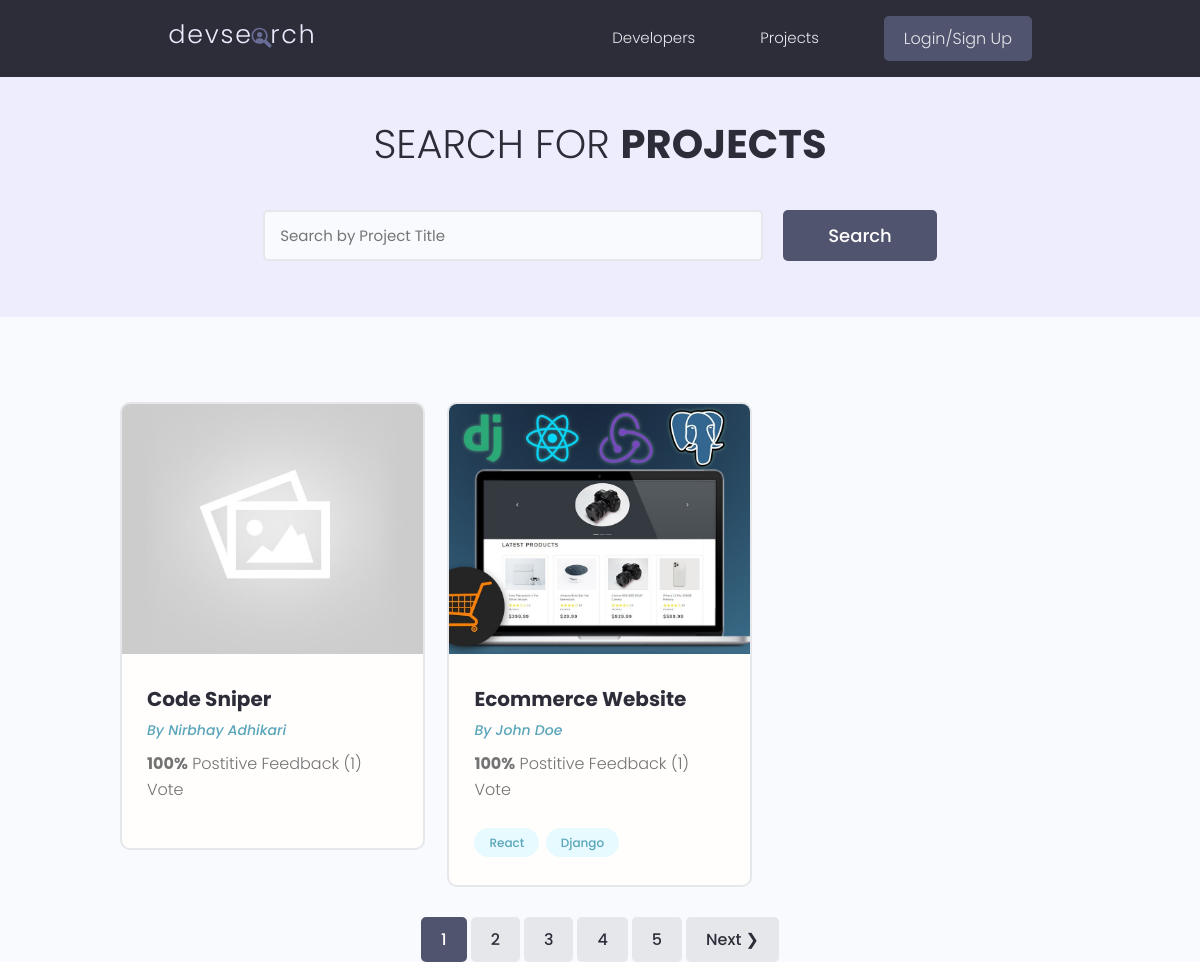
/projects/, run on the app's committed database.
### projects/models.py (models this page shows, shortened)
class Project(models.Model):
    owner= models.ForeignKey(Profile, null=True, blank=True, on_delete=models.SET_NULL )
    title= models.CharField(max_length=200)
    description= models.TextField(null=True, blank=True)
    featured_image= models.ImageField(null=True, blank=True, default='default.jpg')
    demo_link= models.CharField(max_length=2000, null=True, blank=True)
    source_link= models.CharField(max_length=2000, null=True, blank=True)
    tags=models.ManyToManyField('Tag', blank=True)
    vote_total= models.IntegerField(default=0, null=True, blank=True)
    vote_ratio=models.IntegerField(default=0, null=True, blank=True)
    created= models.DateTimeField(auto_now_add=True)
    id= models.UUIDField(default=uuid.uuid4, unique=True, primary_key=True, editable=False)
    class Meta:
        ordering = ['-vote_ratio', 'vote_total', 'title']

class Tag(models.Model):
    name= models.CharField(max_length=200)
    created= models.DateTimeField(auto_now_add=True)
    id= models.UUIDField(default=uuid.uuid4, unique=True,
                        primary_key=True, editable=False)
    def __str__(self):
        return self.name

### users/models.py (models this page shows, shortened)
class Profile(models.Model):
    user= models.OneToOneField(User, on_delete=models.CASCADE, null=True, blank=True)
    name= models.CharField(max_length=200, blank=True, null=True)
    email= models.EmailField(max_length=500, blank=True, null=True)
    username= models.CharField(max_length=200, blank=True, null=True)
    location= models.CharField(max_length=200, blank=True, null=True)
    short_intro=models.CharField(max_length=200, blank=True, null=True)
    bio=models.TextField(blank=True, null=True)
    profile_image=models.ImageField(null=True, blank=True, upload_to= 'profiles/', default='profiles/user-default.png')
    social_github= models.CharField(max_length=200, blank=True, null=True)
    social_twitter= models.CharField(max_length=200, blank=True, null=True)
    social_linkedin= models.CharField(max_length=200, blank=True, null=True)
    social_youtube= models.CharField(max_length=200, blank=True, null=True)
    social_website= models.CharField(max_length=200, blank=True, null=True)
    created= models.DateTimeField(auto_now_add=True)
    id= models.UUIDField(default=uuid.uuid4, unique=True, primary_key=True, editable=False)

### projects/views.py (the view)
# urls.py: path('projects/', include('projects.urls')),
def projects(request):
    projects, search_query= searchProjects(request)
    custom_range, projects = paginateProjects(request, projects, 2)
    context={'projects':projects, 'search_query': search_query, 'custom_range':custom_range}
    return render(request, 'projects/projects.html',context)

### projects/utils.py (called while the page is built)
def paginateProjects(request, projects, results):
    page= request.GET.get('page')
    paginator= Paginator(projects, results)
    try:
        projects= paginator.page(page)
    except PageNotAnInteger:
        page=1
        projects= paginator.page(page)
    except EmptyPage:
        page=paginator.num_pages
        projects= paginator.page(page)
    leftIndex=(int(page)-4)
    if leftIndex<1:
        leftIndex=1
    rightIndex= (int(page) + 5)
    if rightIndex > paginator.num_pages:
        rightIndex = paginator.num_pages + 1
    custom_range=range(leftIndex, rightIndex)
    return custom_range, projects

def searchProjects(request):
        search_query=''
        if request.GET.get('search_query'):
            search_query = request.GET.get('search_query')
        tags=Tag.objects.filter(name__icontains=search_query)
        projects= Project.objects.distinct().filter(
            Q(title__icontains=search_query) |
            Q(description__icontains= search_query) |
            Q(owner__name__icontains=search_query) |
            Q(tags__in=tags)
        )
        return projects, search_query

### projects/templates/projects/projects.html (shortened to what this page needs)
{% extends 'main.html' %}
{% block content %}
<main class="projects">
    <section class="hero-section text-center">
        <div class="container container--narrow">
            <div class="hero-section__box">
                <h2>Search for <span>Projects</span></h2>
            </div>
            <div class="hero-section__search">
                <form id="searchForm" class="form" action="{% url 'projects' %}" method="get">
                    <div class="form__field">
                        <input class="input input--text" id="formInput#search" type="text" name="search_query"
                          value="{{search_query}}"  placeholder="Search by Project Title" />
                    </div>
                    <input class="btn btn--sub btn--lg" type="submit" value="Search" />
                </form>
            </div>
        </div>
    </section>
    <section class="projectsList">
        <div class="container">
            <div class="grid grid--three">
                {% for project in projects %}
                <div class="column">
                    <div class="card project">
                        <a href="{% url 'project' project.id %}" class="project">
                            <img class="project__thumbnail" src="{{project.featured_image.url}}" alt="project thumbnail" />
                            <div class="card__body">
                                <h3 class="project__title">{{project.title}}</h3>
                                <p><a class="project__author" href="{% url 'user-profile' project.owner.id %}">By {{project.owner.name}}</a></p>
                                <p class="project--rating">
                                    <span style="font-weight: bold;">{{project.vote_ratio}}%</span> Postitive
                                    Feedback ({{project.vote_total}})  Vote{{project.vote_total|pluralize:"s"}}
                                </p>
                                <div class="project__tags">
                                    {% for tag in project.tags.all %}
                                    <span class="tag tag--pill tag--main">
                                        <small>{{tag}}</small>
                                    </span>
                              {% endfor %}
                                </div>
                            </div>
                        </a>
                    </div>
                </div>
    {% endfor %}
            </div>
        </div>
    </section>
{% include 'pagination.html' with queryset=projects custom_range=custom_range %}
</main>
{% endblock content %}

### static/styles/app.css (style rules this page uses)
:root { --color-sub: #2d2d39; }
.btn--sub { background-color: var(--color-sub-light); }
.card { border: 2px solid var(--color-light); }
img { width: 100%; }
.hero-section { height: 40vh; display: flex; align-items: center; background-color: var(--color-sub); }
.hero-section__box { margin-bottom: 4rem; }
.hero-section__box > h2, .hero-section__box > h2 > span { font-size: 4rem; color: var(--color-light); line-height: 1.3; text-transform: uppercase; }
.hero-section__box > h2 { font-weight: 300; }
.hero-section__box > h2 > span { font-weight: 700; }
.hero-section__search > .form { display: flex; align-items: center; justify-content: center; gap: 2rem; }
.hero-section__search > .form input.input--text { width: 50rem; }
.project__author { font-size: 1.4rem; font-style: italic; }
.project--rating { margin-bottom: 1.6em; margin-top: .5em; }
.projects > .hero-section { background: var(--color-sub-lighter); height: 30vh; }
.projects .hero-section__box { margin-bottom: 2.5rem; }
.projects .hero-section__box > h2 { color: var(--color-sub); }
.projects .hero-section__box > h2 > span { font-weight: 700; color: var(--color-sub); }
.projectsList { margin-top: 8rem; }
.project__thumbnail { height: 25rem; object-fit: cover; object-position: top center; }
.project__title { font-size: 2rem; font-weight: 700; color: var(--color-sub); }

### static/uikit/styles/modules/_variables.css (style rules this page uses)
:root { --color-main: #5aa5b9; --color-main-light: #e6faff; --color-sub: #3f4156; --color-sub-light: #51546e; --color-sub-lighter: #ededfd; --color-text: #737373; --color-gray: #8b8b8b; --color-light: #e5e7eb; --color-light-gray: #767676; --color-bg: #f8fafd; --color-white: #fffefd; --color-white-light: #f3f3f3; --color-success: #359e64; --color-success-bg: #def8e8; --color-error: #fc4b0b; --color-error-bg: #fff2ee; --font-base: 'Poppins', arial, helvetica, 'Segoe UI', roboto, ubuntu, sans-serif; --font-monospace: 'Fira Code', 'Courier New', courier, monospace; --font-regular: 300; --font-medium: 500; --font-bold: 700; --generic-shadow: 1px 1px 5px #00000010; --generic-transition: all 0.3s ease-in-out; }

### static/uikit/styles/modules/_base.css (style rules this page uses)
* { margin: 0; padding: 0; box-sizing: border-box; text-rendering: optimizeLegibility; color: inherit; font-size: inherit; }
html { font-size: 50%; }
@media only screen and (min-width: 480px) { html { font-size: 56.25%; } }
@media only screen and (min-width: 1200px) { html { font-size: 62.5%; } }
body { line-height: 1.6; font-weight: 400; font-size: 1.5rem; color: var(--color-text); background-color: var(--color-bg); min-height: 100vh; }

### static/uikit/styles/modules/_typography.css (style rules this page uses)
* { font-family: var(--font-base); }
h2 { font-size: 3.6rem; font-weight: var(--font-bold); }
h3 { font-size: 3.2rem; font-weight: var(--font-medium); }
p, span, strong { font-size: 1.6rem; color: var(--color-text); font-weight: var(--font-regular); }
a { padding-bottom: 2px; text-decoration: none; display: inline-block; color: var(--color-main); font-weight: var(--font-medium); }

### static/uikit/styles/modules/_utilities.css (style rules this page uses)
.container { width: 92%; max-width: 165rem; margin: 0 auto; box-sizing: border-box; }
.container--narrow { width: 92%; max-width: 120rem; }
@media screen and (min-width: 1000px) { .container { width: 90%; } }
@media screen and (min-width: 1000px) { .container--narrow { width: 85%; } }
@media screen and (min-width: 1200px) { .container { width: 80%; } }
@media screen and (min-width: 1200px) { .container--narrow { width: 72%; } }
.text-center { text-align: center; }

### static/uikit/styles/modules/_button.css (style rules this page uses)
.btn { display: inline-block; position: relative; cursor: pointer; background-color: var(--color-light); font-weight: var(--font-medium); color: var(--color-sub); text-decoration: none; padding: 1rem 2rem; border-radius: 0.5rem; border: none; width: -webkit-fit-content; width: -moz-fit-content; width: fit-content; height: -webkit-fit-content; height: -moz-fit-content; height: fit-content; font-size: 1.6rem; outline-width: 0; outline-color: transparent; -webkit-backface-visibility: hidden; backface-visibility: hidden; transition: all 0.3s ease-in-out; }
.btn--sub { background-color: var(--color-sub); color: var(--color-white); }
.btn--lg { font-size: 1.8rem; padding: 1.2rem 4.5rem; }

### static/uikit/styles/modules/_card.css (style rules this page uses)
.card { border-radius: 1rem; background-color: var(--color-white); border: 1.5px solid var(--color-light); width: auto; height: auto; margin-top: 0.5rem; margin-bottom: 0.5rem; overflow: hidden; }
.card__body, .card__header { padding: 2rem 2.5rem; }

### data on the page
Project: featured_image (placeholder picture), title "Code Sniper", owner.name "Nirbhay Adhikari", vote_ratio "100", vote_total "1"
Project: featured_image (picture), title "Ecommerce Website", owner.name "John Doe", vote_ratio "100", vote_total "1"
Tag: name "React"
Tag: name "Django"

### other printed values
{{ page }} "1"
{{ page }} "2" "3" "4" "5"
